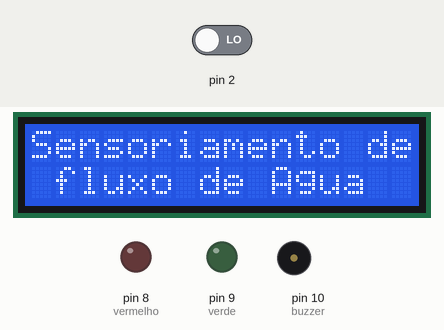
The sketch below on a simulated Arduino Uno, built with avr-gcc and run on an emulated ATmega328P. Parts: 16×2 character LCD, output pins drawn as LEDs (lit = HIGH), buzzer (waves = sounding). The test bench sets the inputs (shaded band); at power-on: pin 2 LOW.

Above: at 0.1 s.
At 4.6 s:
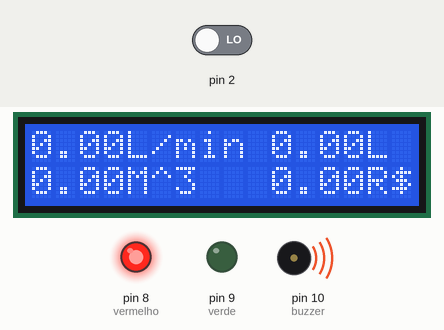
4.7 s: pin 2 driven HIGH
At 6.8 s:
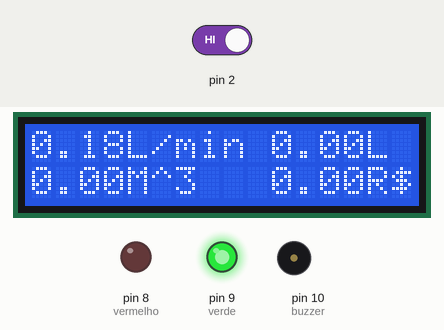
Timing chart, 0 to 8.6 s (numbered marks = the images above; inputs shaded):
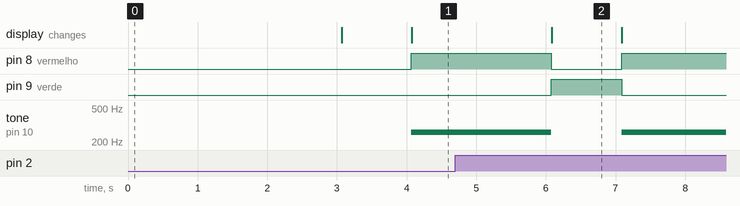

Measured:
- after the input at 4.7 s, pin 8 (vermelho): HIGH → LOW after 1.4 s, → HIGH 1.0 s later; pin 9 (verde): LOW → HIGH after 1.4 s, → LOW 1.0 s later; tone on pin 10 (buzzer): 261 Hz → silent after 1.4 s, → 261 Hz 1.0 s later; the display: changes after 1.4 s (image 2)
- what the display in image 2 shows lasts 1.0 s, from 6.1 s to 7.1 s

The sketch:

LCD_LED_BUZZER.ino
```cpp
//trabalho de sensores
//igor viana portella conrado lopes

#include <LiquidCrystal.h>

float vazao;          //Variável para armazenar o valor em L/min
double custo =0;      //Variável para o custo
float media = 0;      //Variável para fazer a média
int contaPulso;       //Variável para a quantidade de pulsos
int i = 0;            //Variável para segundos
int Min = 00;         //Variável para minutos
float metrocubico = 0; //Variável para Quantidade de agua m^3
float Litros = 0;     //Variável para Quantidade de agua L
float MiliLitros = 0; //Variavel para Conversão
int buzzer = 10;


//LiquidCrystal lcd(8, 7, 6, 5, 4, 3);
LiquidCrystal lcd(13, 12, 6, 5, 4, 3);

void setup()
{
  Serial.begin(9600);
  pinMode(buzzer,OUTPUT);
  pinMode(8,OUTPUT); //vermelho
  pinMode(9,OUTPUT); //verde
  lcd.begin(16, 2);
  lcd.setCursor( 0, 0);
  lcd.print("Sensoriamento de");
  lcd.setCursor( 0, 1);
  lcd.print(" fluxo de Agua  ");
  delay(3000);
  lcd.clear();
  pinMode(2, INPUT);
  attachInterrupt(0, incpulso, RISING); //Configura o pino 2(Interrupção 0) interrupção
}


void loop ()
{
  vazao = contaPulso / 5.5; //Converte para L/min
  media = media + vazao;    //Soma a vazão para o calculo da media
  i++;

  MiliLitros = vazao / 60;
  Litros = Litros + MiliLitros;
  metrocubico = Litros / 1000;
  custo = metrocubico * 3.07;

  contaPulso = 0;//Zera a variável
  sei();         //Habilita interrupção
  delay (1000);  //Aguarda 1 segundo
  cli();         //Desabilita interrupção

  if (vazao == 0)
  {
  digitalWrite(8,HIGH); //vermelho
  digitalWrite(9,LOW);  //verde

  tone(buzzer,261);

  lcd.setCursor(0,0);
  lcd.print(vazao);        //Escreve no display o valor da vazão
  lcd.print("L/min ");    //Escreve L/min
  lcd.print("");
  lcd.setCursor(10,0);
  lcd.print(Litros);        //Escreve no display o valor da vazão
  lcd.print("L");           //Escreve

  lcd.setCursor(0,1);
  lcd.print(metrocubico);
  //lcd.print(":");         //Escreve :
  //lcd.print(i);           //Escreve a contagem i (segundos)
  lcd.print("M^3");

  //lcd.setCursor(0,1);
  //lcd.print(Min);
  //lcd.print(":");         //Escreve :
  //lcd.print(i);           //Escreve a contagem i (segundos)
  //lcd.print("Min");    //Escreve :

  lcd.print(" ");
  lcd.setCursor(10,10);
  lcd.print(custo);
  lcd.print("R$");
  }
  else
  {
  digitalWrite(9,HIGH);//verde
  digitalWrite(8,LOW); //vermelho
noTone(buzzer);


  lcd.setCursor(0,0);
  lcd.print(vazao);        //Escreve no display o valor da vazão
  lcd.print("L/min ");    //Escreve L/min
  lcd.print("");
  lcd.setCursor(10,0);
  lcd.print(Litros);        //Escreve no display o valor da vazão
  lcd.print("L");           //Escreve

  lcd.setCursor(0,1);
  lcd.print(metrocubico);
  //lcd.print(":");         //Escreve :
  //lcd.print(i);           //Escreve a contagem i (segundos)
  lcd.print("M^3");

  //lcd.setCursor(0,1);
  //lcd.print(Min);
  //lcd.print(":");         //Escreve :
  //lcd.print(i);           //Escreve a contagem i (segundos)
  //lcd.print("Min");    //Escreve :

  lcd.print(" ");
  lcd.setCursor(10,10);
  lcd.print(custo);
  lcd.print("R$");
  }


//  vazao = contaPulso / 5.5; //Converte para L/min
//  media = media + vazao;    //Soma a vazão para o calculo da media
//  i++;
//
//  MiliLitros = vazao / 60;
//  Litros = Litros + MiliLitros;
//  metrocubico = Litros / 1000;
//  custo = metrocubico * 3.07;


  }


// Neste conjunto de linhas fizemos a média das leituras obtidas a cada 1 minuto
//  if (i == 60)
//  {
//    Min++;
//    lcd.print(Min);
//
//    if (Min >= 60)
//    {
//      Min = 0;
//    }
//    media = media / 60;                    //faz a média
//    Serial.print("\nMedia por minuto = "); //Imprime a frase Media por minuto =
//    Serial.print(media);                   //Imprime o valor da media
//    Serial.println("L/min -");           //Imprime L/min
//    media = 0;                             //Zera a variável media para uma nova contagem
//    i = 0;                                 //Zera a variável i para uma nova contagem
//  }


void incpulso ()
{
  contaPulso++; //Incrementa a variável de pulsos
}
```
